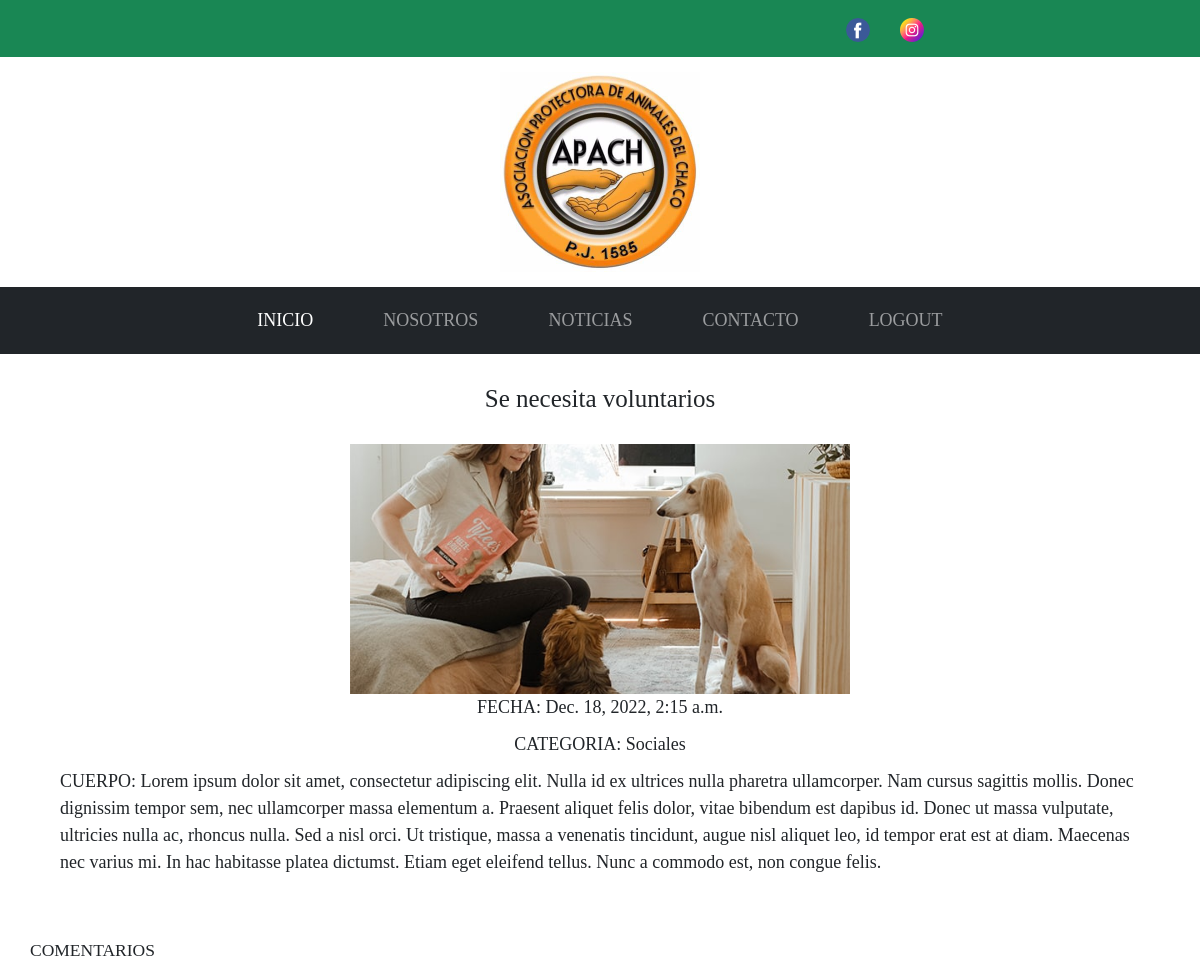
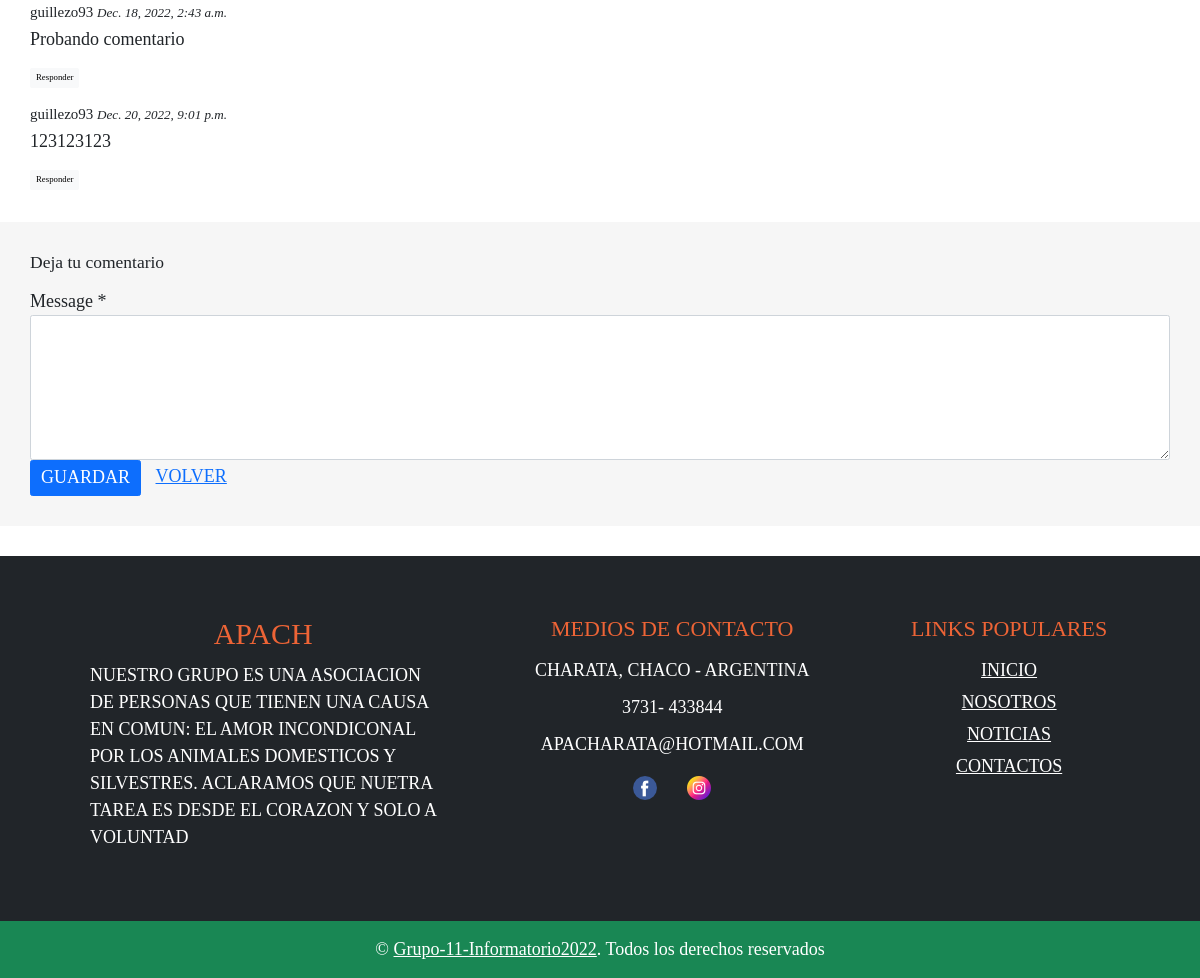
Page /Detalle/3 (signed in) on the committed database (2 pictures, top to bottom).
### webapp/models.py (models this page shows, shortened)
class Noticia(models.Model):
    titulo = models.CharField(max_length=150)
    cuerpo = models.TextField()
    imagen = models.ImageField(upload_to='static/img')
    categoria_noticia = models.ForeignKey(Categoria, on_delete=models.CASCADE)
    fecha = models.DateTimeField(auto_now_add=True)

class Categoria(models.Model):
    nombre = models.CharField(max_length=100)
    def __str__(self):
        return self.nombre

class Comentario(models.Model):
    usuario = models.ForeignKey(User, on_delete=models.CASCADE)
    texto = models.TextField(max_length=1500)
    noticia = models.ForeignKey(Noticia, on_delete=models.CASCADE)
    fecha = models.DateTimeField(auto_now_add=True)

### webapp/views.py (the view)
# urls.py: path('Detalle/<int:pk>', views.Detalle_Noticias, name='detalle'),
@login_required
def Detalle_Noticias(request, pk):
    contexto = {}
    n = Noticia.objects.get(pk=pk)  # RETORNA SOLO UN OBEJTO
    contexto['noticia'] = n
    c = Comentario.objects.filter(noticia=n)
    contexto['comentarios'] = c
    return render(request, 'detalle.html', contexto)

### webapp/templates/detalle.html (shortened to what this page needs)
{% extends 'base.html' %}
{% load static %}
{% block content %}
<h1 class="text-center my-5">{{noticia.titulo}}</h1>
<div class="d-flex flex-column align-items-center">
	<img src="{{noticia.imagen.url}}" width="500" height="500">
	<p>FECHA: {{noticia.fecha}}</p>
	<p>CATEGORIA: {{noticia.categoria_noticia}}</p>
	<p class="mx-5 px-5">CUERPO: {{noticia.cuerpo}}</p>
	<br><br>
</div>
<div class="mb-5 mx-5 text-start">
	<h3 class="mb-4 text-uppercase">Comentarios</h3>
	{% for com in comentarios %}
	<div class="media mb-4">
		<div class="media-body">
			<h4> {{com.usuario}} <small><i>{{com.fecha}}</i></small></h4>
			<p>{{com.texto}}</p>
			<button class="btn btn-sm btn-light">Responder</button>
		</div>
	</div>
	{% endfor %}
</div>
<div style="padding: 30px; background: #f6f6f6;">
	<h3 class="mb-4">Deja tu comentario</h3>
	<form method="POST" action="{% url 'comentar' %}">{% csrf_token %}
		<div class="form-group">
			<label for="message">Message *</label>
			<textarea name="comentario" maxlength="1500" id="message" cols="30" rows="5"
				class="form-control"></textarea>
		</div>
		<div class="form-group mb-0">
			<input type="submit" value="GUARDAR" class="btn btn-primary px-3">
			<a class="px-3" href="{% url 'listar' %}">VOLVER</a>
		</div>
	</form>
</div>
{% endblock %}

### webapp/static/css/style.css (style rules this page uses)
:root { --texto-primario: #ed6436; }
html { background-color: white; box-sizing: border-box; font-size: 62.5%; }
*, *:before, *:after { box-sizing: inherit; }
body { background-color: white; font-family: var(--fuentePrincipal); font-size: 1.8rem; line-height: 1.5; }
img { max-width: auto; max-height: 25rem; object-fit: cover; }
.form-control { font-size: 1.8rem; }
.btn-primary { font-size: 1.8rem; }

### rows in the picture
Noticia: titulo "Se necesita voluntarios", imagen (picture), fecha "Dec. 18, 2022, 2:15 a.m.", categoria_noticia "Sociales", cuerpo "Lorem ipsum dolor sit amet, consectetur adipiscing elit. Nulla id ex ultrices nulla pharetra ullamcorper. Nam cursus sagittis mollis. Donec dignissim tempor sem, nec ullamcorper massa elementum a. Praesent aliquet felis dolor, vitae bibendum est dapibus id. Donec ut massa vulputate, ultricies nulla ac, rhoncus nulla. Sed a nisl orci. Ut tristique, massa a venenatis tincidunt, augue nisl aliquet leo, id tempor erat est at diam. Maecenas nec varius mi. In hac habitasse platea dictumst. Etiam eget eleifend tellus. Nunc a commodo est, non congue felis."
Comentario: usuario "guillezo93", fecha "Dec. 18, 2022, 2:43 a.m.", texto "Probando comentario"
Comentario: usuario "guillezo93", fecha "Dec. 20, 2022, 9:01 p.m.", texto "123123123"
